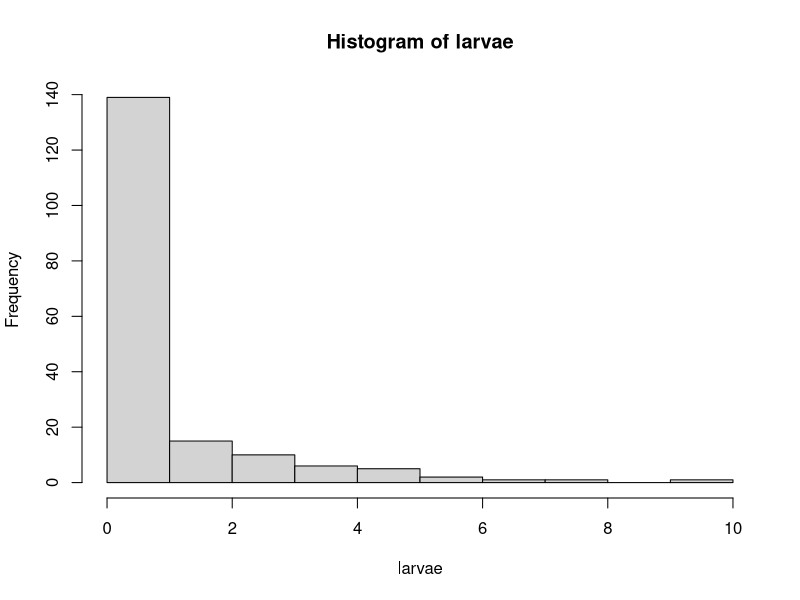
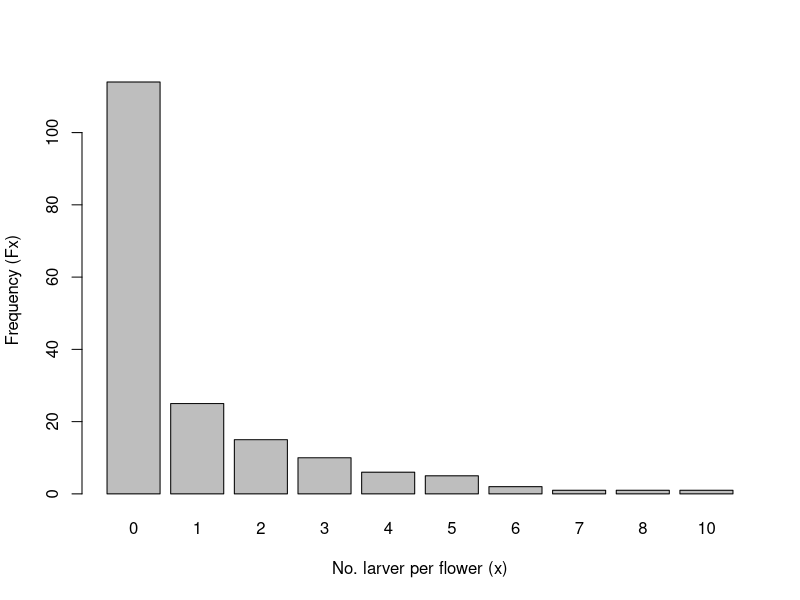

Write the R code that produced these figures, in order.
#############################################
# Dispersion Patterns: Plot-based Estimates #
#   Bob Steidl; modified by EKB, May 2022   #
#############################################

### Larvae of carpenter bees counted in 180 inflorescences of a soap-tree yucca

# Counts reported as frequencies (114 zeroes, 25 ones, 15 twos...)

x  <- c(0, 1, 2, 3, 4, 5, 6, 7, 8, 9, 10)     # no. larvae per inflorescence
Fx <- c(114, 25, 15, 10, 6, 5, 2, 1, 1, 0, 1) # no. inflorescences with x larvae

# frequencies are convenient to report but a pain to work with, so convert to 180 observations
larvae <- rep(x, Fx)
larvae

# let's look at the data
table(larvae)

# we cab create a histogram two different ways:
hist(larvae)
barplot(table(larvae), xlab='No. larver per flower (x)', ylab='Frequency (Fx)')

# calculate the Index of Dispersion
ID <- var(larvae)/mean(larvae)
ID    # ID > 1, so tends towards clumped (if < 1, then tends towards uniform)

# Calculate test statistic and df to evaluate whether there is sufficient evidence to reject 
# the null as false and claim the dispersion pattern is clumped rather than random

  df <- (length(larvae) - 1) # length() provides no. objects in a vector, so sample size (n)
  
  chi.sq <- ID * df
  chi.sq

### VERY IMPORTANT ###
# NOTE!! Interpreting the p-values for both the chi-square and normal distributions
# differ from what is on the PowerPoint slides, so be alert! This is mostly 
# because we are indicating whether we want the lower tail or the upper
# tail of the distribution. 
# I don't need you to understand why it is different--
# what you should know is that in EITHER case, if the p value is LESS than 0.10,
# then we can say it is significant and accept the alternative hypothesis (either
# clumped or uniform)

### If n < 100, use chi-square distribution

 # P-value for clumped (when ID > 1 and we want upper tail)
   pchisq(chi.sq, df, lower.tail = FALSE)

 # P-value for uniform (when ID < 1 and we want lower tail)
   pchisq(chi.sq, df, lower.tail = TRUE)

### If n >= 100, compute d and use normal distribution

  # adjust the test statistic 
  d <- sqrt(2 * chi.sq) - sqrt((2 * df) - 1)
   
  # P-value for clumped (when ID > 1 and we want upper tail)
    pnorm(d, lower.tail = FALSE)
    
  # P-value for uniform (when ID < 1 and we want lower tail)
    pnorm(d, lower.tail = TRUE)
